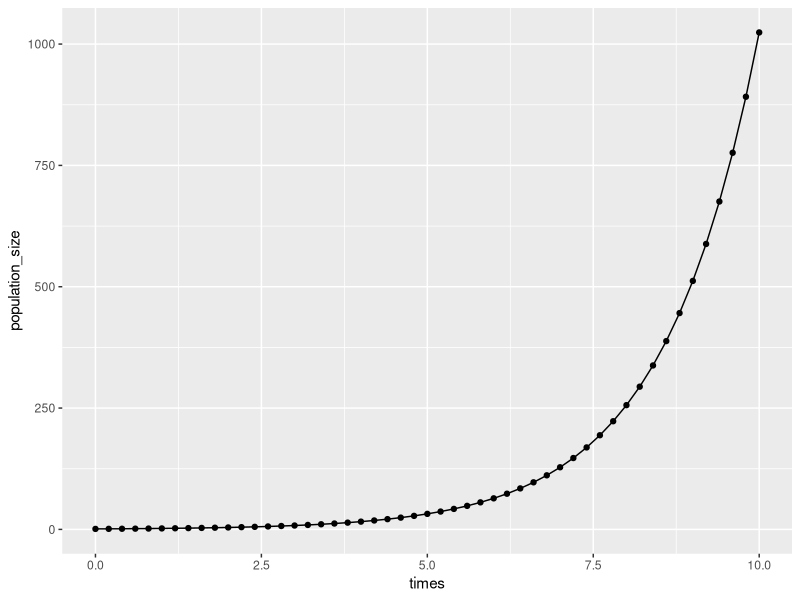
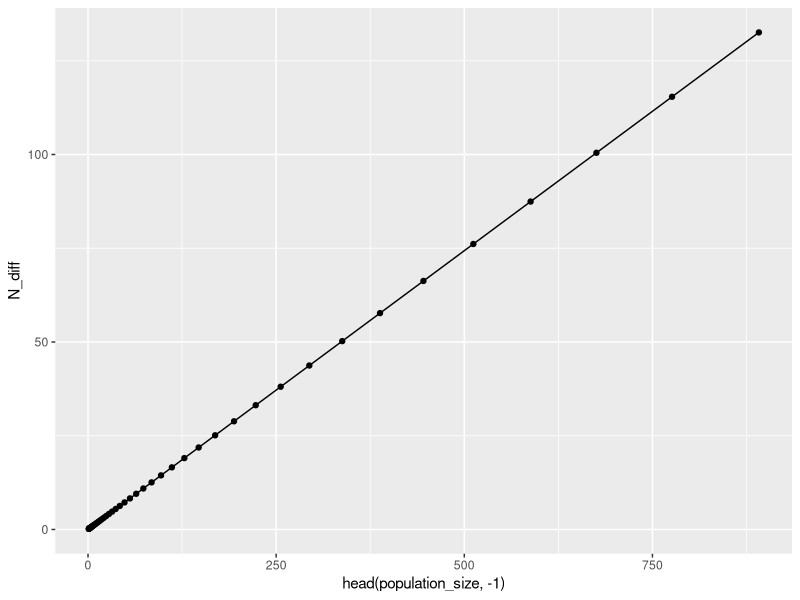
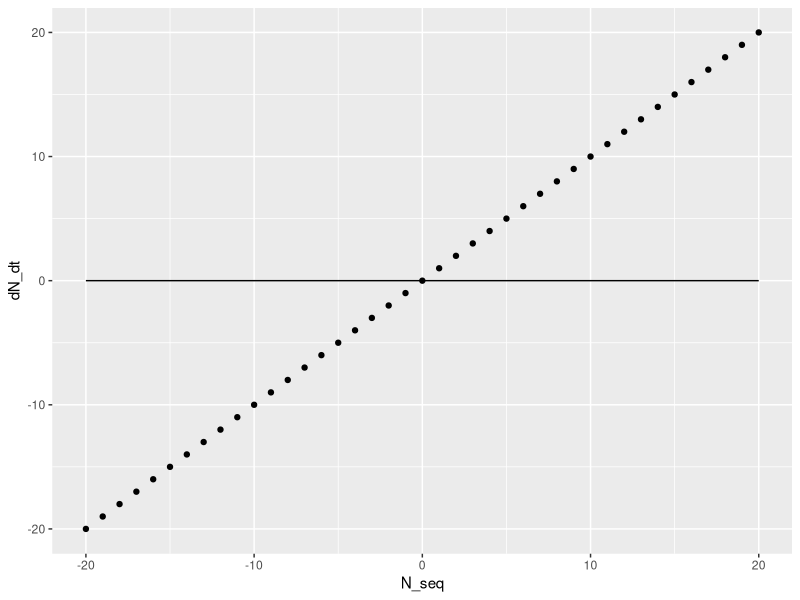
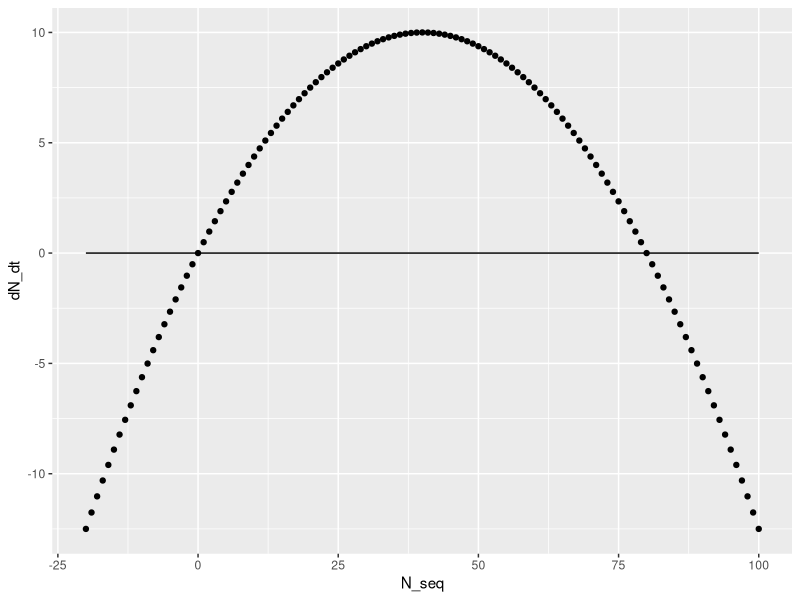

These charts were generated, in order, by the following R code:
## ---- chunk 1
library(ggplot2) # so that we can use qplot

times = seq(0, 10, by = 0.2)
population_size <- 2^times
qplot(times,population_size) +
  geom_line(aes(x=times,y=population_size))
## ---- chunk 2

N_diff <- tail(population_size,-1) - head(population_size,-1) # last N-1 points minus first N-1 points
qplot(head(population_size,-1),N_diff)+
  geom_line(aes(x=head(population_size,-1), y=N_diff))
## ---- chunk 3
N_seq <- seq(-20,20) # make a sequence of N values to plot dN/dt against
dN_dt = N_seq  # assume r = 1

qplot(N_seq,dN_dt)+
  geom_line(aes(x=N_seq,y=0*N_seq)) # a line at zero for visual aid
## ---- chunk 4
cell_volume = 0.6 #micrometres cubed - E. coli cell volume is ~0.6 to 0.7 micrometres^3
growth_rate = 3 # let's say cells divide three times per hour - every 20 minutes (max growth rate of E. coli in good food conditions)

N_t <- function(N0,r,t) { # r is growth rate - divisions per hour, t is time in hours, N0 is starting population
  return(N0*2^(r*t-1)) # the -1 is because the first doubling is included with the factor of 2
}

radius_earth = 6000 # approximately 6000 km 
SA_earth = 4*pi*radius_earth^2 # surface area of earth in km^2

surface_covered <- function(N0,r,t) { # calculate the volume taken up by bacteria in m on the earth's surface
  bac_volume <- N_t(N0,growth_rate,t)*cell_volume # in micrometres cubed
  height_km = bac_volume*(1e-27)/SA_earth # assume the earth is flat compared to the height of our surface - volume is surface area x height of surface above earth. This is height in km
  #surface_volume = height*SA_earth
  
  height_m = height_km*1000 # 1000 m in km
  
  return(height_m)
}

t<-37
message("The bacteria would be ", round(surface_covered(2,growth_rate,t),1),  " metres thick on the surface of the earth after ", t, " hours.") #yikes. In less than two days, we would be submerged in bacteria. 
## ---- chunk 5
N_seq <- seq(-20,100) # make a sequence of N values to plot dN/dt against

logistic_eqn <- function(N,r,K) { # calculate dN/dt for the logistic equation
  return(r*N*(1-N/K))
}

dN_dt = logistic_eqn(N_seq,r=0.5,K=80)  # notice the vectorized implementation

qplot(N_seq,dN_dt) +
  geom_line(aes(x=N_seq,y=0*N_seq)) # a line at zero for visual aid
## ---- chunk 6
r <- 1
N <- 0.1

print(r*N)
